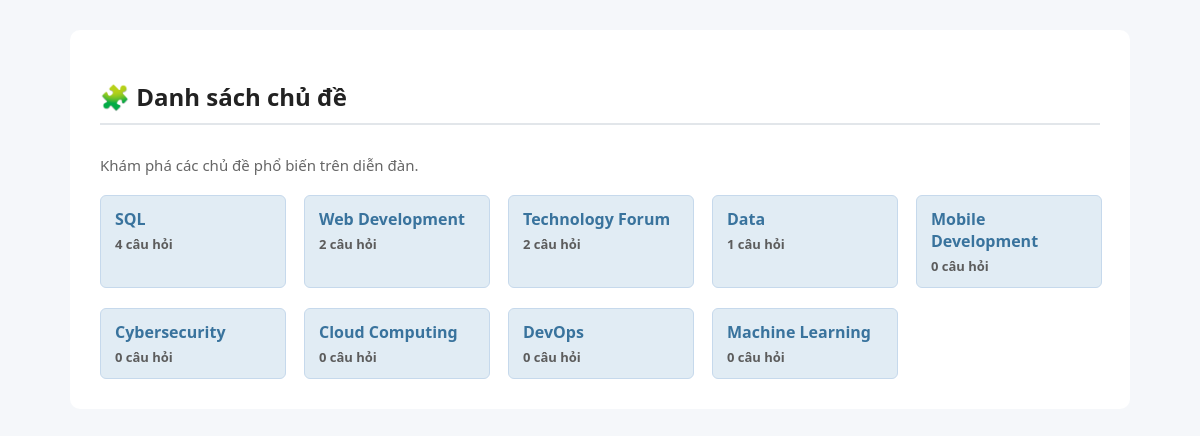
Screenshot of /Code/tag.php with the database file from the repository.
### tables this page shows
CREATE TABLE `tags` (
  `ID_tag` int(11) NOT NULL,
  `Name` varchar(100) DEFAULT NULL
);

### Code/tag.php (the view, shortened to what this page needs)
<?php include 'connect.php'; ?>
<!DOCTYPE html>
<html lang="vi">
<head>
  <link rel="stylesheet" href="../Style/tag.css">
</head>
<body>
  <div class="main_tag">
    <h2>🧩 Danh sách chủ đề </h2>
    <p class="description">Khám phá các chủ đề phổ biến trên diễn đàn.</p>
    <div class="tag-grid">
      <?php
      $sql = "SELECT t.ID_tag, t.Name, COUNT(q.ID_Ques) AS total_questions
              FROM tags t
              LEFT JOIN questions q ON t.ID_tag = q.ID_Tags
              GROUP BY t.ID_tag, t.Name
              ORDER BY total_questions DESC";
      $result = $conn->query($sql);
      if ($result->num_rows > 0) {
          while ($tag = $result->fetch_assoc()) {
            echo '<a class="question-title tag-card" href="../WebForumTechnology/Code/tag_ques.php?tag=' . urlencode($tag['Name']) . '">';
              echo '<div class="tag-title">' . htmlspecialchars($tag['Name']) . '</div>';
              echo '<div class="tag-count">' . $tag['total_questions'] . ' câu hỏi</div>';
              echo '</a>';
          }
      } else {
          echo '<p>Không có tag nào.</p>';
      }
      ?>
    </div>
  </div>
</body>
</html>

### Style/tag.css (style rules this page uses)
body { font-family: 'Segoe UI', Tahoma, Geneva, Verdana, sans-serif; background-color: #f6f6f6; margin: 0; padding: 0; }
.main_tag { max-width: 1000px; margin: 30px auto; background-color: white; padding: 30px; border-radius: 10px; }
h2 { font-size: 24px; color: #222; }
.description { color: #666; margin-bottom: 20px; }
.tag-grid { display: grid; grid-template-columns: repeat(auto-fit, minmax(160px, 1fr)); gap: 20px; }
.tag-card { width: 85%; background-color: #e1ecf4; border: 1px solid #c6d9ec; border-radius: 6px; padding: 12px 14px; text-decoration: none; transition: 0.2s ease; }
.tag-title { font-size: 16px; color: #39739d; font-weight: bold; }
.tag-count { font-size: 13px; color: #5c5c5c; margin-top: 5px; }
body { margin: 0; font-family: 'Segoe UI', Tahoma, sans-serif; background-color: #f5f7fa; color: #333; }
h2 { font-size: 24px; margin-bottom: 30px; color: #222; border-bottom: 2px solid #e2e6ea; padding-bottom: 10px; }
.question-title { font-size: 18px; font-weight: bold; color: #0074cc; text-decoration: none; }
p { font-size: 15px; color: #555; }

### rows the page displays
tags: Name "SQL", total_questions "4"
tags: Name "Web Development", total_questions "2"
tags: Name "Technology Forum", total_questions "2"
tags: Name "Data", total_questions "1"
tags: Name "Mobile Development", total_questions "0"
tags: Name "Cybersecurity", total_questions "0"
tags: Name "Cloud Computing", total_questions "0"
tags: Name "DevOps", total_questions "0"
tags: Name "Machine Learning", total_questions "0"
